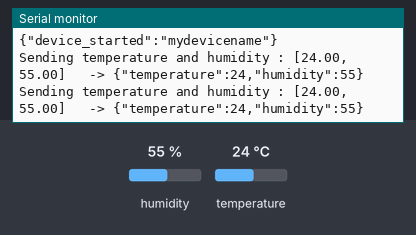
Simulated run of this sketch. Board: ESP8266 (NodeMCU). On the bench: the last lines printed to the serial monitor. Inputs (shaded band) come from the test bench; at power-on: humidity 55 %, temperature 24 °C. WiFi joins after 1.5 s; servers stay silent unless stated; no MQTT or app messages arrive unless stated.

Above: at 3.7 s.
3.8 s: humidity set to 22 %
At 5.4 s:
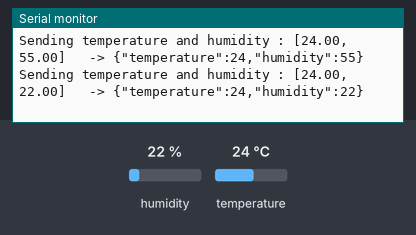
6.5 s: temperature set to 12 °C
At 7.4 s:
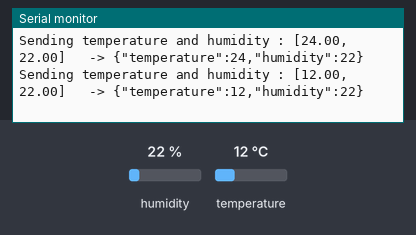
9.2 s: humidity set to 40 %
At 10.4 s:
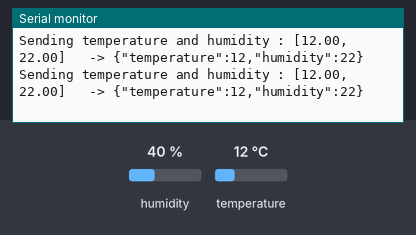
Timing chart, 0 to 12.2 s (numbered marks = the images above; inputs shaded):
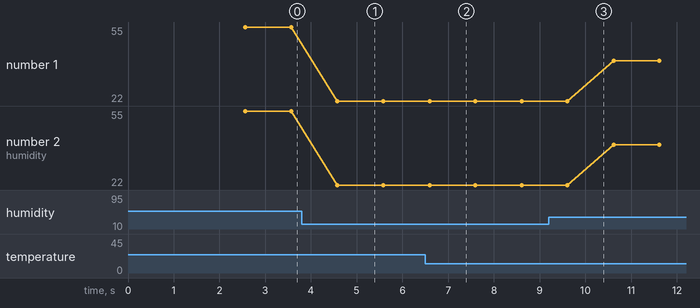

The sketch:

Samsung_IT_Academy_esp8266_dht22_exapmple.ino
```cpp
/*********
  Датчик температуры и влажности. Демо как работать с thingsboard
  Прошивка для модуля на чипе ESP8266
  09/11/2021
*********/

// Подключаем нужные библиотеки
#include <ESP8266WiFi.h>
#include <WiFiClient.h>
#include <DHT.h>
#include <PubSubClient.h>

// Задаём тип датчика влажности и температуры DHT
#define DHTTYPE DHT22

WiFiClient wifiClient;
PubSubClient client(wifiClient);

// Данные доступа к сети WiFi
const char ssid[64] = "RT-GPON-5EC8"; // Имя сети
const char password[64] = "D28fkf3742"; // Пароль

// Задаём параметры подключения к IoT-платформе Samsung IT Academy
char thingsboardServer[] = "89.208.220.227"; // Адрес платформы
uint16_t thingsboardServerPort = 1883; // Порт для подключения по протоколу MQTT
#define TOKEN "kuru5uBhitPrtgoVTOqT" // Токен выдаваемый устройству

// Переменные влажности и температуры
float humidity, temp;

//Задаём GPIO куда подключаем датчик влажности и температуры
const int DHTPin = 0;

// Инициализация датчика влажности и температуры
DHT dht(DHTPin, DHTTYPE);

unsigned long lastSend;

String humidityTemp, celsiusTemp = "";


/*
   Основная функция
*/
void setup(void) {

  delay(1000);
  Serial.begin(115200);

  // Инициализация датчика
  dht.begin();

  WiFi.begin(ssid, password);

  // ждём соединения и выводим статус соединения:
  while (int s = WiFi.status() != WL_CONNECTED) {
    delay(500);
    Serial.print(".");
  }

  onWiFiConnected();

  Serial.println("");
  Serial.print("Connected to ");  //  "Подключились к "
  Serial.println(ssid);
  Serial.print("IP address: ");  //  "IP-адрес: "
  Serial.println(WiFi.localIP());

  String payload; // Объявили переменную
  // Формируем отличительные параметры для идентификации на портале, чтобы не сомневаться, что пришли именно наши данные
  payload = "{";
  payload += "\"device_started\":";
  payload += "\"mydevicename\"";
  payload += "}";

  char attributes[100]; // Объявили переменную
  // Отправляем телеметрию по MQTT
  payload.toCharArray( attributes, 100 );
  client.publish( "v1/devices/me/attributes", attributes );
  Serial.println( attributes );

}

/*
   Зацикливаем опрос и отправку данных
*/
void loop(void) {
  if ( millis() - lastSend > 1000 ) { // Обновить и отправить через секунду
    readSensor();
    celsiusTemp = String((int)temp);
    humidityTemp = String((int)humidity);
    // Для отладки
    Serial.print( "Sending temperature and humidity : [" );
    Serial.print( temp ); Serial.print( "," );
    Serial.print( humidity );
    Serial.print( "]   -> " );

    int humidityInt  =  humidity + 0.50;
    int tempInt  =  temp + 0.50;

    // Подготовка телеметрии о темперетуре и влажности в формате JSON
    String payload = "{";
    payload += "\"temperature\":";
    payload += celsiusTemp;
    payload += ",";
    payload += "\"humidity\":";
    payload += humidityTemp;
    payload += "}";

    // Отправляем телеметрию по MQTT
    char telemetry[100];
    payload.toCharArray( telemetry, 100 );
    client.publish( "v1/devices/me/telemetry", telemetry );
    Serial.println( telemetry );
    lastSend = millis();
  }

}

/*
   Чтение данных с датчика
*/
void readSensor() {
  // Читаем данные влажности с датчика
  humidity = dht.readHumidity();
  // Читаем данные температуры (Ц) с датчика
  temp = dht.readTemperature(false);
  // Проверяем на ошибки чтения
  if (isnan(humidity) || isnan(temp)) {
    //      Serial.println("Failed to read from DHT sensor!");
    humidity = 0; temp = 0;
    return;
  }
}

/*
   Вызывается как только устанавливается WiFi-соединение
*/
void onWiFiConnected(void) {
  lastSend = 0;
  String payload;
    String fullLoadMessage;
  payload = "{";
  payload += "\"device_ip\":"; payload += WiFi.localIP().toString();
  payload += "}";
  fullLoadMessage = WiFi.localIP().toString();


  // Отправляем IP адрес по MQTT, чтобы самим знать какой IP устройству назначила точка доступа
  // А также немного отладочной информации, видимой в мониторе последовательного порта при подключении
  Serial.print("ThingsBoard server address: ");
  Serial.println(String(thingsboardServer) + ":" + String(thingsboardServerPort));
  client.setServer( thingsboardServer, thingsboardServerPort );
  Serial.print("\nConnecting to Thingsboard node (device token: " + String(TOKEN) + ")...");
  // Попытка соединения
  if ( client.connect("ESP8266 Device", TOKEN, NULL) ) {
    Serial.print("[DONE]\n");
    char attributes[100];
    // Отправляем
    payload.toCharArray( attributes, 100 );
    client.publish( "v1/devices/me/attributes", attributes );
    Serial.println("Device ip: " + WiFi.localIP().toString());
  } else {
    Serial.print("[FAILED] [ rc = ");
    Serial.print(client.state());
    Serial.println(" : retrying ]");
  }

}
```

Measured:
- after the input at 3.8 s, the serial monitor: prints a new line after 0.78 s (image 1)
- after the input at 6.5 s, the serial monitor: prints a new line after 0.09 s (image 2)
- plotted number 1: 55 → 22 after the input at 3.8 s, 22 → 40 after the input at 9.2 s
- plotted number 2: 55 → 22 after the input at 3.8 s, 22 → 40 after the input at 9.2 s
